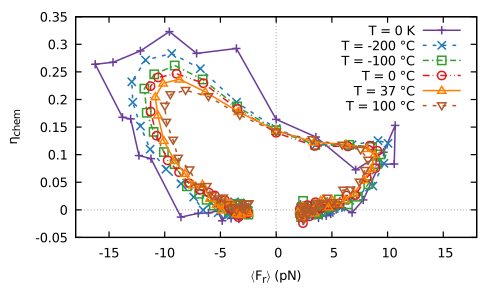

Write the gnuplot code that produced this figure.
#!/usr/bin/gnuplot
set term pdfcairo enhanced linewidth 1.75 font ",14"
set output "T_eta.pdf"

load "Data/my.pal"

set xzeroaxis
set yzeroaxis

set key top right Right width -4

set ylabel "{/Symbol h}_{chem}"
set xlabel "{/Symbol \341}F_r{/Symbol \361} (pN)"

gamma_M = 0.66
gamma_A = 0.97

plot [-18:18][-0.05:0.35] \
      "Data/F_v_kBT=0.dat" u ( ( gamma_A*$1 + gamma_A*gamma_M*$2)/(gamma_A + gamma_M)):(1+$5/$4):(sqrt($6**2/$4**2+$5**2/$4**4*$7**2)) w linespoints ls 1 lw 1.25 dashtype 1 title "T = 0 K" \
    , "Data/F_v_kBT=2.39.dat" u ( ( gamma_A*$1 + gamma_A*gamma_M*$2)/(gamma_A + gamma_M)):(1+$5/$4):(sqrt($6**2/$4**2+$5**2/$4**4*$7**2)) w linespoints ls 3 lw 1.25 pt 2 dashtype 2 title "T = -200 {/Symbol \260}C" \
    , "Data/F_v_kBT=3.77.dat" u ( ( gamma_A*$1 + gamma_A*gamma_M*$2)/(gamma_A + gamma_M)):(1+$5/$4):(sqrt($6**2/$4**2+$5**2/$4**4*$7**2)) w linespoints ls 6 lw 1.25 pt 4 dashtype 4 title "T = -100 {/Symbol \260}C" \
    , "Data/F_v_kBT=4.28.dat" u ( ( gamma_A*$1 + gamma_A*gamma_M*$2)/(gamma_A + gamma_M)):(1+$5/$4):(sqrt($6**2/$4**2+$5**2/$4**4*$7**2)) w linespoints ls 8 lw 1.25 pt 6 dashtype 5 title "T = 0 {/Symbol \260}C" \
    , "Data/F_v_kBT=5.1.dat" u ( ( gamma_A*$1 + gamma_A*gamma_M*$2)/(gamma_A + gamma_M)):(1+$5/$4):(sqrt($6**2/$4**2+$5**2/$4**4*$7**2)) w linespoints ls 10 lw 1.25 pt 8 dashtype 1 title "T = 37 {/Symbol \260}C" \
    , "Data/F_v_kBT=6.49.dat" u ( ( gamma_A*$1 + gamma_A*gamma_M*$2)/(gamma_A + gamma_M)):(1+$5/$4):(sqrt($6**2/$4**2+$5**2/$4**4*$7**2)) w linespoints ls 11 lw 1.25 pt 10 dashtype 7 title "T = 100 {/Symbol \260}C"
#      "Data/F_v_kBT=0.dat" u ( ( gamma_A*$1 + gamma_A*gamma_M*$2)/(gamma_A + gamma_M)):(1+$5/$4):(sqrt($6**2/$4**2+$5**2/$4**4*$7**2)) w errorlines ls 1 lw 1.25 dashtype 1 title "T = 0 K" \
#    , "Data/F_v_kBT=2.39.dat" u ( ( gamma_A*$1 + gamma_A*gamma_M*$2)/(gamma_A + gamma_M)):(1+$5/$4):(sqrt($6**2/$4**2+$5**2/$4**4*$7**2)) w errorlines ls 3 lw 1.25 pt 2 dashtype 2 title "T = -200 {/Symbol \260}C" \
#    , "Data/F_v_kBT=3.77.dat" u ( ( gamma_A*$1 + gamma_A*gamma_M*$2)/(gamma_A + gamma_M)):(1+$5/$4):(sqrt($6**2/$4**2+$5**2/$4**4*$7**2)) w errorlines ls 6 lw 1.25 pt 4 dashtype 4 title "T = -100 {/Symbol \260}C" \
#    , "Data/F_v_kBT=4.28.dat" u ( ( gamma_A*$1 + gamma_A*gamma_M*$2)/(gamma_A + gamma_M)):(1+$5/$4):(sqrt($6**2/$4**2+$5**2/$4**4*$7**2)) w errorlines ls 8 lw 1.25 pt 6 dashtype 5 title "T = 0 {/Symbol \260}C" \
#    , "Data/F_v_kBT=5.1.dat" u ( ( gamma_A*$1 + gamma_A*gamma_M*$2)/(gamma_A + gamma_M)):(1+$5/$4):(sqrt($6**2/$4**2+$5**2/$4**4*$7**2)) w errorlines ls 10 lw 1.25 pt 8 dashtype 1 title "T = 37 {/Symbol \260}C" \
#    , "Data/F_v_kBT=6.49.dat" u ( ( gamma_A*$1 + gamma_A*gamma_M*$2)/(gamma_A + gamma_M)):(1+$5/$4):(sqrt($6**2/$4**2+$5**2/$4**4*$7**2)) w errorlines ls 11 lw 1.25 pt 10 dashtype 7 title "T = 100 {/Symbol \260}C"
#      "Data/F_v_kBT=0.dat" u ( ( gamma_A*$1 + gamma_A*gamma_M*$2)/(gamma_A + gamma_M)):(1+$5/$4):(sqrt($6**2/$4**2+$5**2/$4**4*$7**2)) w points ls 1 lw 1.25 dashtype 1 title "T = 0 K" \
#    , "Data/F_v_kBT=2.39.dat" u ( ( gamma_A*$1 + gamma_A*gamma_M*$2)/(gamma_A + gamma_M)):(1+$5/$4):(sqrt($6**2/$4**2+$5**2/$4**4*$7**2)) w points ls 3 lw 1.25 pt 2 dashtype 2 title "T = -200 {/Symbol \260}C" \
#    , "Data/F_v_kBT=3.77.dat" u ( ( gamma_A*$1 + gamma_A*gamma_M*$2)/(gamma_A + gamma_M)):(1+$5/$4):(sqrt($6**2/$4**2+$5**2/$4**4*$7**2)) w points ls 6 lw 1.25 pt 4 dashtype 4 title "T = -100 {/Symbol \260}C" \
#    , "Data/F_v_kBT=4.28.dat" u ( ( gamma_A*$1 + gamma_A*gamma_M*$2)/(gamma_A + gamma_M)):(1+$5/$4):(sqrt($6**2/$4**2+$5**2/$4**4*$7**2)) w points ls 8 lw 1.25 pt 6 dashtype 5 title "T = 0 {/Symbol \260}C" \
#    , "Data/F_v_kBT=5.1.dat" u ( ( gamma_A*$1 + gamma_A*gamma_M*$2)/(gamma_A + gamma_M)):(1+$5/$4):(sqrt($6**2/$4**2+$5**2/$4**4*$7**2)) w points ls 10 lw 1.25 pt 8 dashtype 1 title "T = 37 {/Symbol \260}C" \
#    , "Data/F_v_kBT=6.49.dat" u ( ( gamma_A*$1 + gamma_A*gamma_M*$2)/(gamma_A + gamma_M)):(1+$5/$4):(sqrt($6**2/$4**2+$5**2/$4**4*$7**2)) w points ls 11 lw 1.25 pt 10 dashtype 7 title "T = 100 {/Symbol \260}C" \
#    , "Data/F_v_kBT=0.dat" u ( ( gamma_A*$1 + gamma_A*gamma_M*$2)/(gamma_A + gamma_M)):(1+$5/$4+sqrt($6**2/$4**2+$5**2/$4**4*$7**2)) w lines ls 1 lw 1.25 dashtype 1 notitle \
#    , "Data/F_v_kBT=2.39.dat" u ( ( gamma_A*$1 + gamma_A*gamma_M*$2)/(gamma_A + gamma_M)):(1+$5/$4+sqrt($6**2/$4**2+$5**2/$4**4*$7**2)) w lines ls 3 lw 1.25 dashtype 2 notitle \
#    , "Data/F_v_kBT=3.77.dat" u ( ( gamma_A*$1 + gamma_A*gamma_M*$2)/(gamma_A + gamma_M)):(1+$5/$4+sqrt($6**2/$4**2+$5**2/$4**4*$7**2)) w lines ls 6 lw 1.25 dashtype 4 notitle \
#    , "Data/F_v_kBT=4.28.dat" u ( ( gamma_A*$1 + gamma_A*gamma_M*$2)/(gamma_A + gamma_M)):(1+$5/$4+sqrt($6**2/$4**2+$5**2/$4**4*$7**2)) w lines ls 8 lw 1.25 dashtype 5 notitle \
#    , "Data/F_v_kBT=5.1.dat" u ( ( gamma_A*$1 + gamma_A*gamma_M*$2)/(gamma_A + gamma_M)):(1+$5/$4+sqrt($6**2/$4**2+$5**2/$4**4*$7**2)) w lines ls 10 lw 1.25 dashtype 1 notitle \
#    , "Data/F_v_kBT=6.49.dat" u ( ( gamma_A*$1 + gamma_A*gamma_M*$2)/(gamma_A + gamma_M)):(1+$5/$4+sqrt($6**2/$4**2+$5**2/$4**4*$7**2)) w lines ls 11 lw 1.25 dashtype 7 notitle \
#    , "Data/F_v_kBT=0.dat" u ( ( gamma_A*$1 + gamma_A*gamma_M*$2)/(gamma_A + gamma_M)):(1+$5/$4-sqrt($6**2/$4**2+$5**2/$4**4*$7**2)) w lines ls 1 lw 1.25 dashtype 1 notitle \
#    , "Data/F_v_kBT=2.39.dat" u ( ( gamma_A*$1 + gamma_A*gamma_M*$2)/(gamma_A + gamma_M)):(1+$5/$4-sqrt($6**2/$4**2+$5**2/$4**4*$7**2)) w lines ls 3 lw 1.25 dashtype 2 notitle \
#    , "Data/F_v_kBT=3.77.dat" u ( ( gamma_A*$1 + gamma_A*gamma_M*$2)/(gamma_A + gamma_M)):(1+$5/$4-sqrt($6**2/$4**2+$5**2/$4**4*$7**2)) w lines ls 6 lw 1.25 dashtype 4 notitle \
#    , "Data/F_v_kBT=4.28.dat" u ( ( gamma_A*$1 + gamma_A*gamma_M*$2)/(gamma_A + gamma_M)):(1+$5/$4-sqrt($6**2/$4**2+$5**2/$4**4*$7**2)) w lines ls 8 lw 1.25 dashtype 5 notitle \
#    , "Data/F_v_kBT=5.1.dat" u ( ( gamma_A*$1 + gamma_A*gamma_M*$2)/(gamma_A + gamma_M)):(1+$5/$4-sqrt($6**2/$4**2+$5**2/$4**4*$7**2)) w lines ls 10 lw 1.25 dashtype 1 notitle \
#    , "Data/F_v_kBT=6.49.dat" u ( ( gamma_A*$1 + gamma_A*gamma_M*$2)/(gamma_A + gamma_M)):(1+$5/$4-sqrt($6**2/$4**2+$5**2/$4**4*$7**2)) w lines ls 11 lw 1.25 dashtype 7 notitle
